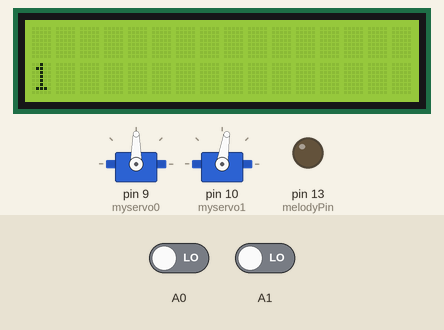
This sketch was run on a simulated Arduino Nano, built with avr-gcc and run on an emulated ATmega328P. Parts: 16×2 character LCD, 2 × servo, output pins drawn as LEDs (lit = HIGH). Dashed ring = blinking. The inputs (shaded band) are chosen by the test bench; at power-on: A0 LOW, A1 LOW. Random numbers use the default seed unless the sketch sets one; what the sketch prints to the serial monitor is not drawn.

Above: at 2.7 s.
2.8 s: A0 driven HIGH
At 3.54 s:
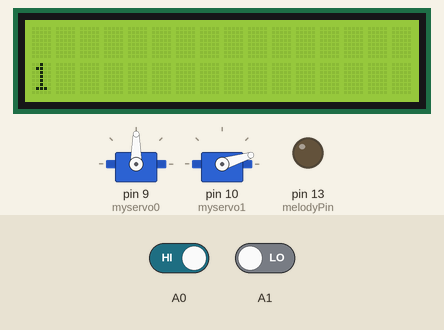
At 6.13 s:
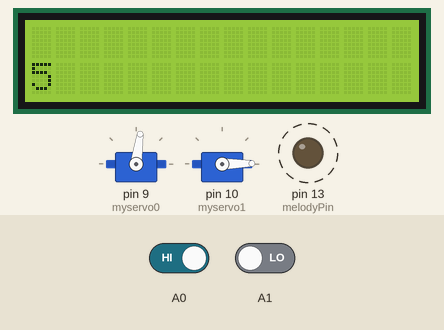
8.0 s: A1 driven HIGH
At 29.38 s:
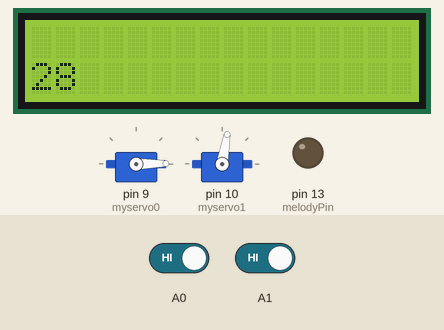
Timing chart, 0 to 43.6 s (numbered marks = the images above; inputs shaded):
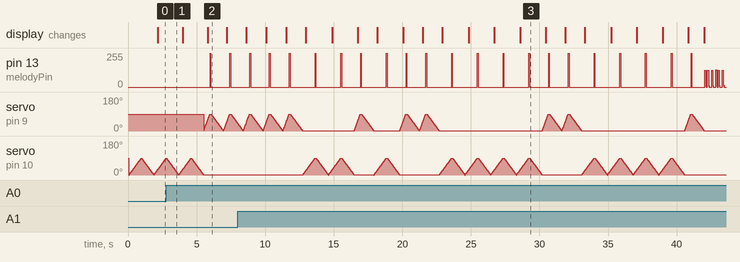

Measured:
- after the input at 2.8 s, pin 13 (melodyPin): alternates 255/255 for 0.06 s and 0/255 for 1.4 s, starting after 3.2 s

The sketch:

Laser.ino
```cpp
/* Buzzer connected to pin 13
 * Servos Respectively to pins 9,10,11
 * LDR inputs to analog pins A0,A1,A2
 * Digital of LCD to digital pins 5,4,3,2 of Arduino
 *
 *
 * Made by Suvam Dey, for CS Project
 *
 * Recommended Board:Arduino Nano (328)
 *
 *Hopefully this Will Work
 *
 *
 *
*/


#include <Servo.h>
#include <LiquidCrystal.h>
LiquidCrystal lcd(12, 11, 5, 4, 3, 2);
#define NOTE_B0  31
#define NOTE_C1  33
#define NOTE_CS1 35
#define NOTE_D1  37
#define NOTE_DS1 39
#define NOTE_E1  41
#define NOTE_F1  44
#define NOTE_FS1 46
#define NOTE_G1  49
#define NOTE_GS1 52
#define NOTE_A1  55
#define NOTE_AS1 58
#define NOTE_B1  62
#define NOTE_C2  65
#define NOTE_CS2 69
#define NOTE_D2  73
#define NOTE_DS2 78
#define NOTE_E2  82
#define NOTE_F2  87
#define NOTE_FS2 93
#define NOTE_G2  98
#define NOTE_GS2 104
#define NOTE_A2  110
#define NOTE_AS2 117
#define NOTE_B2  123
#define NOTE_C3  131
#define NOTE_CS3 139
#define NOTE_D3  147
#define NOTE_DS3 156
#define NOTE_E3  165
#define NOTE_F3  175
#define NOTE_FS3 185
#define NOTE_G3  196
#define NOTE_GS3 208
#define NOTE_A3  220
#define NOTE_AS3 233
#define NOTE_B3  247
#define NOTE_C4  262
#define NOTE_CS4 277
#define NOTE_D4  294
#define NOTE_DS4 311
#define NOTE_E4  330
#define NOTE_F4  349
#define NOTE_FS4 370
#define NOTE_G4  392
#define NOTE_GS4 415
#define NOTE_A4  440
#define NOTE_AS4 466
#define NOTE_B4  494
#define NOTE_C5  523
#define NOTE_CS5 554
#define NOTE_D5  587
#define NOTE_DS5 622
#define NOTE_E5  659
#define NOTE_F5  698
#define NOTE_FS5 740
#define NOTE_G5  784
#define NOTE_GS5 831
#define NOTE_A5  880
#define NOTE_AS5 932
#define NOTE_B5  988
#define NOTE_C6  1047
#define NOTE_CS6 1109
#define NOTE_D6  1175
#define NOTE_DS6 1245
#define NOTE_E6  1319
#define NOTE_F6  1397
#define NOTE_FS6 1480
#define NOTE_G6  1568
#define NOTE_GS6 1661
#define NOTE_A6  1760
#define NOTE_AS6 1865
#define NOTE_B6  1976
#define NOTE_C7  2093
#define NOTE_CS7 2217
#define NOTE_D7  2349
#define NOTE_DS7 2489
#define NOTE_E7  2637
#define NOTE_F7  2794
#define NOTE_FS7 2960
#define NOTE_G7  3136
#define NOTE_GS7 3322
#define NOTE_A7  3520
#define NOTE_AS7 3729
#define NOTE_B7  3951
#define NOTE_C8  4186
#define NOTE_CS8 4435
#define NOTE_D8  4699
#define NOTE_DS8 4978

#define melodyPin 13
//Mario main theme melody
int melody[] = {
  NOTE_E7, NOTE_E7, 0, NOTE_E7,
  0, NOTE_C7, NOTE_E7, 0,
  NOTE_G7, 0, 0,  0,
  NOTE_G6, 0, 0, 0,

  NOTE_C7, 0, 0, NOTE_G6,
  0, 0, NOTE_E6, 0,
  0, NOTE_A6, 0, NOTE_B6,
  0, NOTE_AS6, NOTE_A6, 0,

  NOTE_G6, NOTE_E7, NOTE_G7,
  NOTE_A7, 0, NOTE_F7, NOTE_G7,
  0, NOTE_E7, 0, NOTE_C7,
  NOTE_D7, NOTE_B6, 0, 0,

  NOTE_C7, 0, 0, NOTE_G6,
  0, 0, NOTE_E6, 0,
  0, NOTE_A6, 0, NOTE_B6,
  0, NOTE_AS6, NOTE_A6, 0,

  NOTE_G6, NOTE_E7, NOTE_G7,
  NOTE_A7, 0, NOTE_F7, NOTE_G7,
  0, NOTE_E7, 0, NOTE_C7,
  NOTE_D7, NOTE_B6, 0, 0
};
//Mario main them tempo
int tempo[] = {
  12, 12, 12, 12,
  12, 12, 12, 12,
  12, 12, 12, 12,
  12, 12, 12, 12,

  12, 12, 12, 12,
  12, 12, 12, 12,
  12, 12, 12, 12,
  12, 12, 12, 12,

  9, 9, 9,
  12, 12, 12, 12,
  12, 12, 12, 12,
  12, 12, 12, 12,

  12, 12, 12, 12,
  12, 12, 12, 12,
  12, 12, 12, 12,
  12, 12, 12, 12,

  9, 9, 9,
  12, 12, 12, 12,
  12, 12, 12, 12,
  12, 12, 12, 12,
};
/*           End of Super Mario Definition
*
*
*
*
*
*
*
*/


Servo myservo0;  // create servo object to control a servo
Servo myservo1;


                // a maximum of eight servo objects can be created

int Ran,pos = 0, Score=0;
long unsigned int Count;    // variable to store the servo position


void setup()
{ lcd.begin(16, 2);
  myservo0.attach(9);  // attaches the servo on pin 9 to the servo object
  myservo1.attach(10);
  pinMode(A0,INPUT);
  pinMode(A1,INPUT);
  pinMode(13,OUTPUT);
 Serial.begin(9600);
}


void loop()
{
  Count=millis()/1000;
  lcd.setCursor(0, 1);
  lcd.print(Count);
if(Count <= 40){


  Ran=random(46);

Serial.println(Ran);

                    if(Ran%2==0){
                         for(pos = 0; pos < 90; pos += 1)  // goes from 0 degrees to 180 degrees
                              {                                  // in steps of 1 degree
                                myservo0.write(pos);              // tell servo to go to position in variable 'pos'
                                delay(5);                       // waits 15ms for the servo to reach the position
                              }
                              delay(20);
                              //Checks for Target
                              if(digitalRead(A0)==HIGH){
                                Score += 10;
                                digitalWrite(13,HIGH);
                                delay(60);
                                digitalWrite(13,LOW);
                                }


                         for(pos = 90; pos>=1; pos-=1)     // goes from 180 degrees to 0 degrees
                              {
                                myservo0.write(pos);              // tell servo to go to position in variable 'pos'
                                delay(10);                       // waits 15ms for the servo to reach the position
                              }
           }
                     else{
                         for(pos = 0; pos < 90; pos += 1)  // goes from 0 degrees to 180 degrees
                            {                                  // in steps of 1 degree
                              myservo1.write(pos);              // tell servo to go to position in variable 'pos'
                              delay(10);                       // waits 15ms for the servo to reach the position
                            }
                            if(digitalRead(A1)==HIGH){
                                Score += 10;
                                digitalWrite(13,HIGH);
                                delay(60);
                                digitalWrite(13,LOW);
                                }


                            for(pos = 90; pos>=1; pos-=1)     // goes from 180 degrees to 0 degrees
                            {
                              myservo1.write(pos);              // tell servo to go to position in variable 'pos'
                              delay(10);                       // waits 15ms for the servo to reach the position
                            }
                     }
              }

              else
              {
              lcd.setCursor(1, 0);
              lcd.print(Score);
              sing(1);
              }
}


//   This is The Song Section
/*
*
*
*
*
*
*
*
*
*
*
*
*
*/
  int song = 0;

 void sing(int s) {
  // iterate over the notes of the melody:
  song = s;


    int size = sizeof(melody) / sizeof(int);
    for (int thisNote = 0; thisNote < size; thisNote++) {

      // to calculate the note duration, take one second
      // divided by the note type.
      //e.g. quarter note = 1000 / 4, eighth note = 1000/8, etc.
      int noteDuration = 1000 / tempo[thisNote];

      buzz(melodyPin, melody[thisNote], noteDuration);

      // to distinguish the notes, set a minimum time between them.
      // the note's duration + 30% seems to work well:
      int pauseBetweenNotes = noteDuration * 1.30;
      delay(pauseBetweenNotes);

      // stop the tone playing:
      buzz(melodyPin, 0, noteDuration);


  }
}


   void buzz(int targetPin, long frequency, long length) {

  long delayValue = 1000000 / frequency / 2; // calculate the delay value between transitions
  //// 1 second's worth of microseconds, divided by the frequency, then split in half since
  //// there are two phases to each cycle
  long numCycles = frequency * length / 1000; // calculate the number of cycles for proper timing
  //// multiply frequency, which is really cycles per second, by the number of seconds to
  //// get the total number of cycles to produce
  for (long i = 0; i < numCycles; i++) { // for the calculated length of time...
    digitalWrite(targetPin, HIGH); // write the buzzer pin high to push out the diaphram
    delayMicroseconds(delayValue); // wait for the calculated delay value
    digitalWrite(targetPin, LOW); // write the buzzer pin low to pull back the diaphram
    delayMicroseconds(delayValue); // wait again or the calculated delay value
  }

}
```
